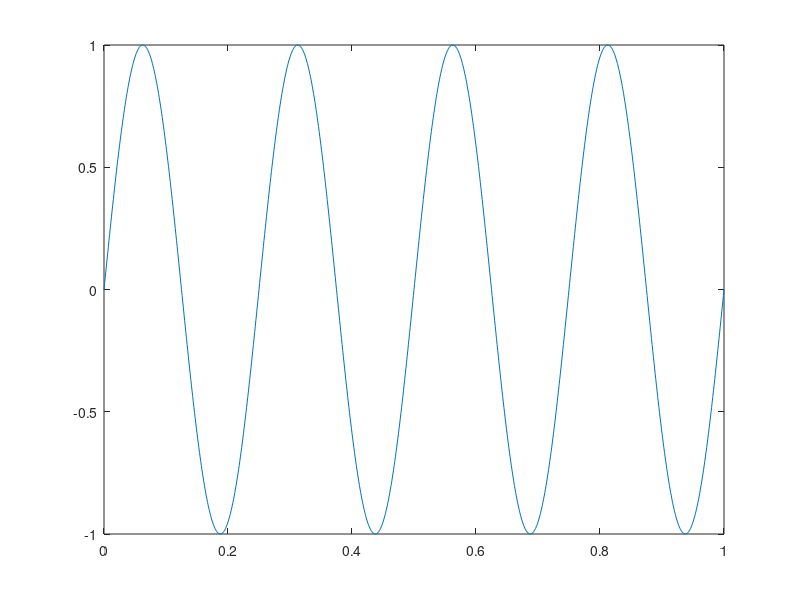

MATLAB code to generate this figure:
clc
clear
f=4;
fs=1000;
t=0:1/fs:1;
s=sin(2*pi*f*t);
plot(t,s);%ploting the 
n=length(s);
z=0;


for i=2:n
    if i<n-1
   z = z+(abs(sign(s(i+1))-sign(s(i))));
    end
end
z=floor(z/2)% gettng the value of z right
